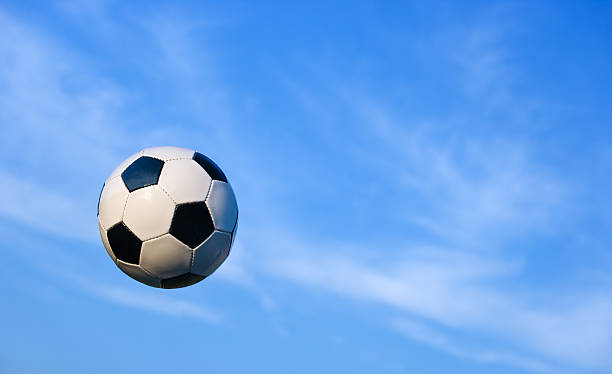
#> input picture images/football_sky.jpg, 612 x 374 px
$ jupyter execute --allow-errors parameter_studies.ipynb
#> lines starting #> are read from the running program, lines starting #| are printed output that depends on the picture
### code/inpainting.py
import cv2
import numpy as np
import matplotlib.pyplot as plt
from nnf import NNF
from time import time

class InpaintNNF:
    def __init__(self, image, mask, patch_w=7, max_pm_iters=5):
        assert image.shape[1] == mask.shape[1] and image.shape[0] == mask.shape[0]
        self.image = image
        self.mask = mask
        self.patch_w = patch_w
        self.max_pm_iters = max_pm_iters
        self.pyramid = []

        self._build_pyramid()


    def _build_pyramid(self):
        self.pyramid.append((self.image, self.mask))
        img = self.image.copy()
        mask = self.mask.copy()
        stopping_patch_size = self.patch_w
        while img.shape[0] >= stopping_patch_size and img.shape[1] >= stopping_patch_size:
            img, mask = self._downsample_img_and_mask(img, mask, 2)
            self.pyramid.append((img, mask))


    def _downsample_img_and_mask(self, img, mask, factor=2):
        blur_kernel = np.array([[1, 5, 10, 5, 1]]).astype(np.float32)
        blur_kernel = blur_kernel.T @ blur_kernel

        new_img = np.zeros((img.shape[0]//factor, img.shape[1]//factor, 3)).astype(np.float32)
        new_mask = np.ones((mask.shape[0]//factor, mask.shape[1]//factor)).astype(np.float32)

        img = np.pad(img, ((2, 2), (2, 2), (0, 0)), mode='edge').astype(np.float32)
        mask = np.pad(mask, ((2, 2), (2, 2)), mode='edge').astype(np.float32)

        for x in range(2, img.shape[1]-2-1, 2):
            for y in range(2, img.shape[0]-2-1, 2):
                mask_patch = mask[y-2:y+3, x-2:x+3]
                sum_non_zero = np.sum(mask_patch * blur_kernel)
                for c in range(3):
                    img_patch = img[y-2:y+3, x-2:x+3, c]
                    val = np.sum(img_patch * mask_patch * blur_kernel)
                    if sum_non_zero > 0:
                        val /= sum_non_zero
                        new_img[(y-2)//2, (x-2)//2, c] = val
                    else:
                        new_mask[(y-2)//2, (x-2)//2] = 0

        return new_img.astype(np.uint8), new_mask.astype(np.uint8)


    def _upsample_img(self, img, final_size):
        height, width = final_size[:2]
        return cv2.resize(img.astype(np.uint8), (width, height)).astype(np.int32)


    def _get_patch_similarity(self, nnf_object, ax, ay, bx, by):
        patch_dist = nnf_object.patch_distance(ax, ay, bx, by)
        return 1 - patch_dist/nnf_object.MAX_PATCH_DIFF

    # [69 lines left out: functions weighted_copy, e_step, m_step, expectation_maximization, not called in this run]

    def inpaint(self):

        inpainted_images = []

        num_pyramid_levels = len(self.pyramid)
        inpainted_img = None
        running_nnf_src_to_target = None
        running_nnf_target_to_src = None
        for level in range(num_pyramid_levels-1, 0, -1):
            start_time = time()

            iterEM = 1+2*level
            iterNNF = min(self.max_pm_iters, 1+level)
            src, mask = self.pyramid[level]
            no_mask = np.ones_like(mask)

            if level == num_pyramid_levels-1:
                inpainted_img = src.copy()

                nnf_src_to_target_obj = NNF(src, inpainted_img, mask_a=mask, mask_b=no_mask, patch_w=self.patch_w, pm_iters=iterNNF)
                nnf_src_to_target_obj.initialize_nnf_with_mask(mask)

                nnf_target_to_src_obj = NNF(inpainted_img, src, mask_a=no_mask, mask_b=mask, patch_w=self.patch_w, pm_iters=iterNNF)
                nnf_target_to_src_obj.initialize_nnf_with_mask(mask)
            else:
                nnf_src_to_target_obj = NNF(src, inpainted_img, mask_a=mask, mask_b=no_mask, patch_w=self.patch_w, pm_iters=iterNNF)
                nnf_src_to_target_obj.initialize_nnf_with_other_nnf(running_nnf_src_to_target)
                nnf_src_to_target_obj.initialize_nnf_with_mask(mask)

                nnf_target_to_src_obj = NNF(inpainted_img, src, mask_a=no_mask, mask_b=mask, patch_w=self.patch_w, pm_iters=iterNNF)
                nnf_target_to_src_obj.initialize_nnf_with_other_nnf(running_nnf_target_to_src)
                nnf_target_to_src_obj.initialize_nnf_with_mask(mask)

            for em_step in range(iterEM):

                inpainted_img, running_nnf_src_to_target, running_nnf_target_to_src = self.expectation_maximization(
                    nnf_src_to_target_obj, nnf_target_to_src_obj, level, is_last_iter=(em_step == iterEM-1))

                nnf_src_to_target_obj.b = inpainted_img.copy()
                nnf_target_to_src_obj.a = inpainted_img.copy()

            inpainted_images.append(inpainted_img.astype(np.uint8))

            print("Level", level, "done in", time()-start_time, "seconds.")

        return inpainted_images


### code/parameter_studies.ipynb
[cell 1]
import cv2
import numpy as np
import matplotlib.pyplot as plt
import sys
import time
from inpainting import InpaintNNF
import metrics

## Setup

Load the test image and mask that will be used for all studies.

[cell 2]
src_path = '../images/football_sky.jpg'
mask_path = '../images/football_sky_mask.jpg'

src = cv2.imread(src_path)
#> src is the input picture: shape (374, 612, 3); mean B, G, R 235.4, 164.5, 106
mask = cv2.imread(mask_path, 0)
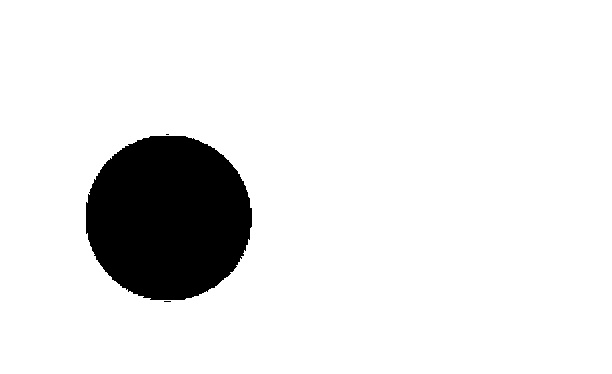
#> input picture images/football_sky_mask.jpg, 612 x 374 px
#> mask is the input picture: shape (374, 612); min 0, max 255, mean 230.9

print("Test image and mask loaded.")

## A. Patch Size Study

Test with patch sizes: 3×3, 5×5, 7×7, 9×9, 11×11. Measure quality (PSNR, SSIM) vs. speed.

[cell 3]
patch_sizes = [3, 5, 7, 9, 11]
patch_size_results = []

#> (the rest of this cell did not finish here and is left out)

### Plot Patch Size Study Results

[cell 4]
ps_values = [r['patch_size'] for r in patch_size_results]
ps_times = [r['time'] for r in patch_size_results]
ps_psnrs = [r['psnr'] for r in patch_size_results]

fig, ax1 = plt.subplots(figsize=(10, 6))

color = 'tab:red'
ax1.set_xlabel('Patch Size (N x N)')
ax1.set_ylabel('Processing Time (s)', color=color)
ax1.plot(ps_values, ps_times, color=color, marker='o', label='Time')
ax1.tick_params(axis='y', labelcolor=color)

ax2 = ax1.twinx()  # instantiate a second axes that shares the same x-axis
color = 'tab:blue'
ax2.set_ylabel('PSNR (dB)', color=color)
ax2.plot(ps_values, ps_psnrs, color=color, marker='s', label='PSNR')
ax2.tick_params(axis='y', labelcolor=color)

fig.tight_layout()
plt.title('Patch Size vs. Performance and Quality')
plt.xticks(ps_values)
plt.grid(True)
plt.show()
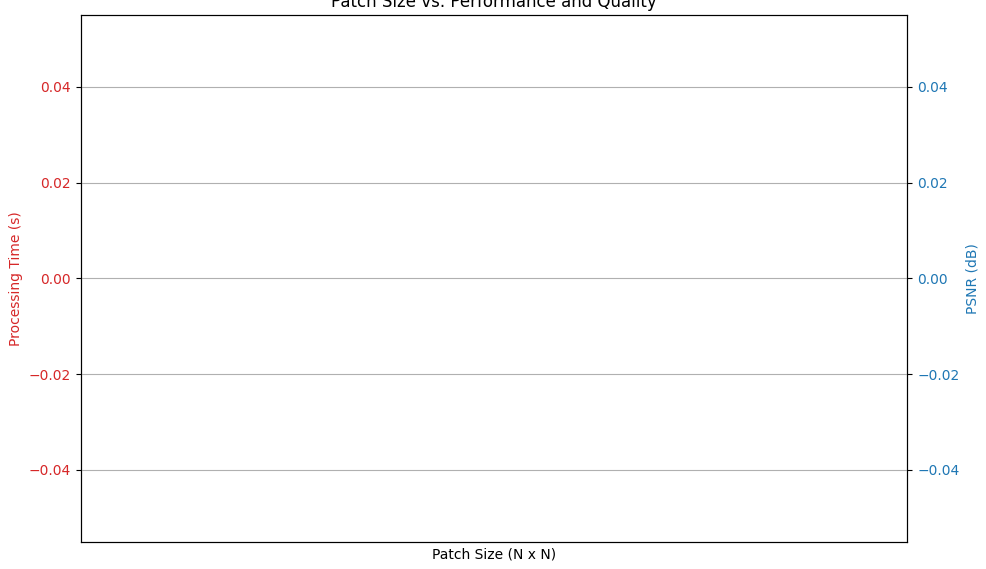
#> figure drawn by matplotlib, 2 panels

## B. Iteration Count Study

Test with iteration counts: 1, 2, 3, 4, 5, 7, 10. Measure quality improvement per iteration.

[cell 5]
iteration_counts = [1, 2, 3, 4, 5, 7, 10]
iteration_results = []

#> (the rest of this cell did not finish here and is left out)

### Plot Iteration Count Study Results

[cell 6]
ic_values = [r['iterations'] for r in iteration_results]
ic_psnrs = [r['psnr'] for r in iteration_results]

plt.figure(figsize=(10, 6))
plt.plot(ic_values, ic_psnrs, marker='o')
plt.title('PSNR vs. Number of PatchMatch Iterations')
plt.xlabel('Number of Iterations')
plt.ylabel('PSNR (dB)')
plt.xticks(iteration_counts)
plt.grid(True)
plt.show()
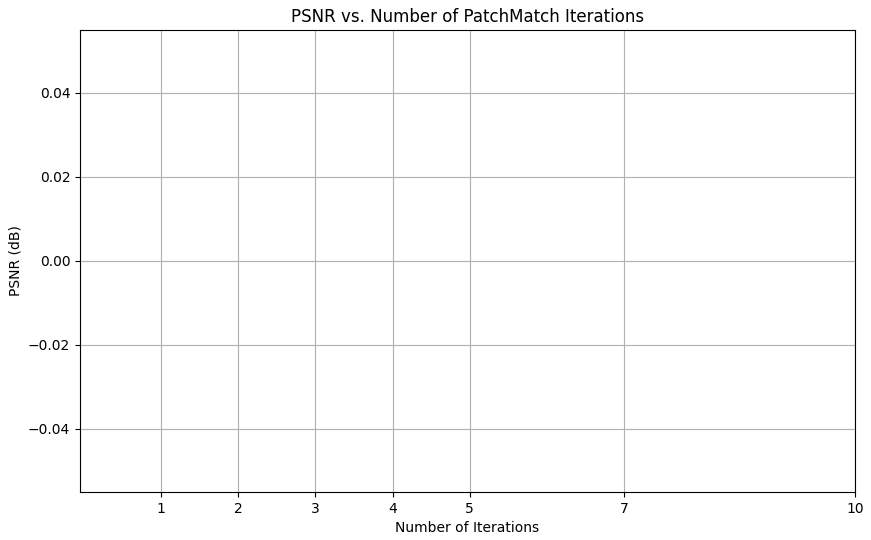
#> figure drawn by matplotlib, 1 panel
